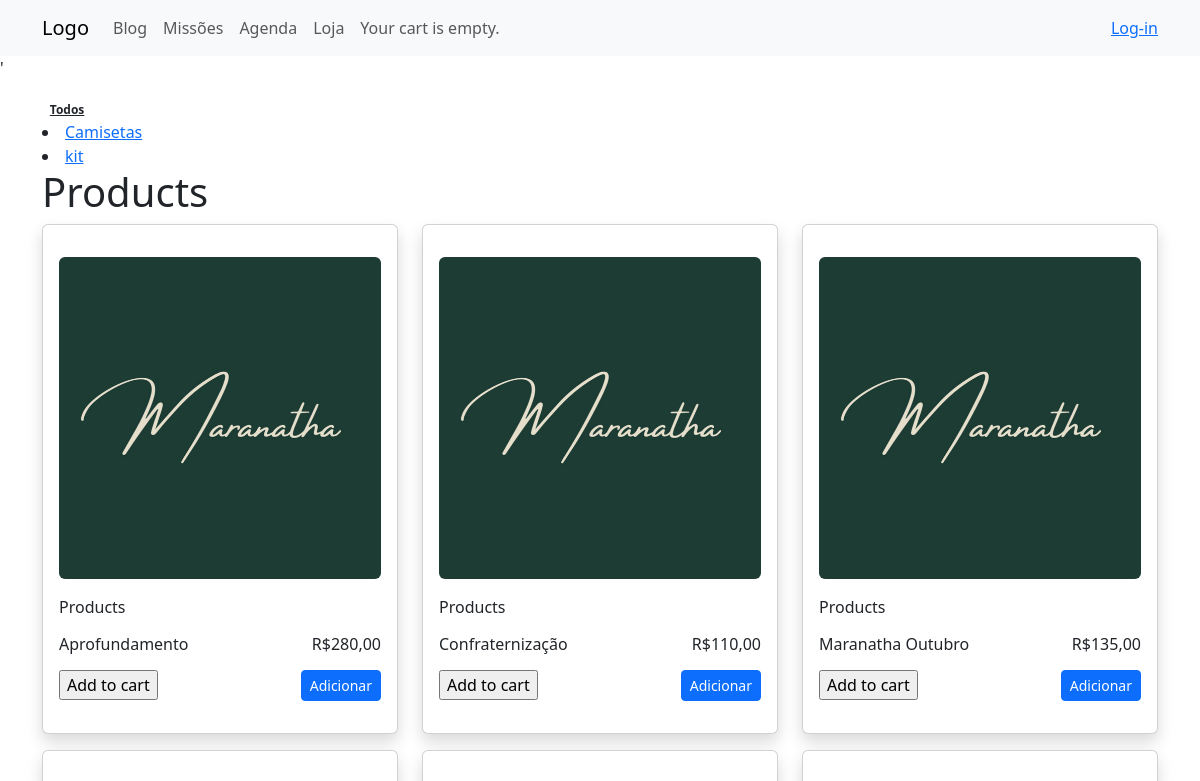
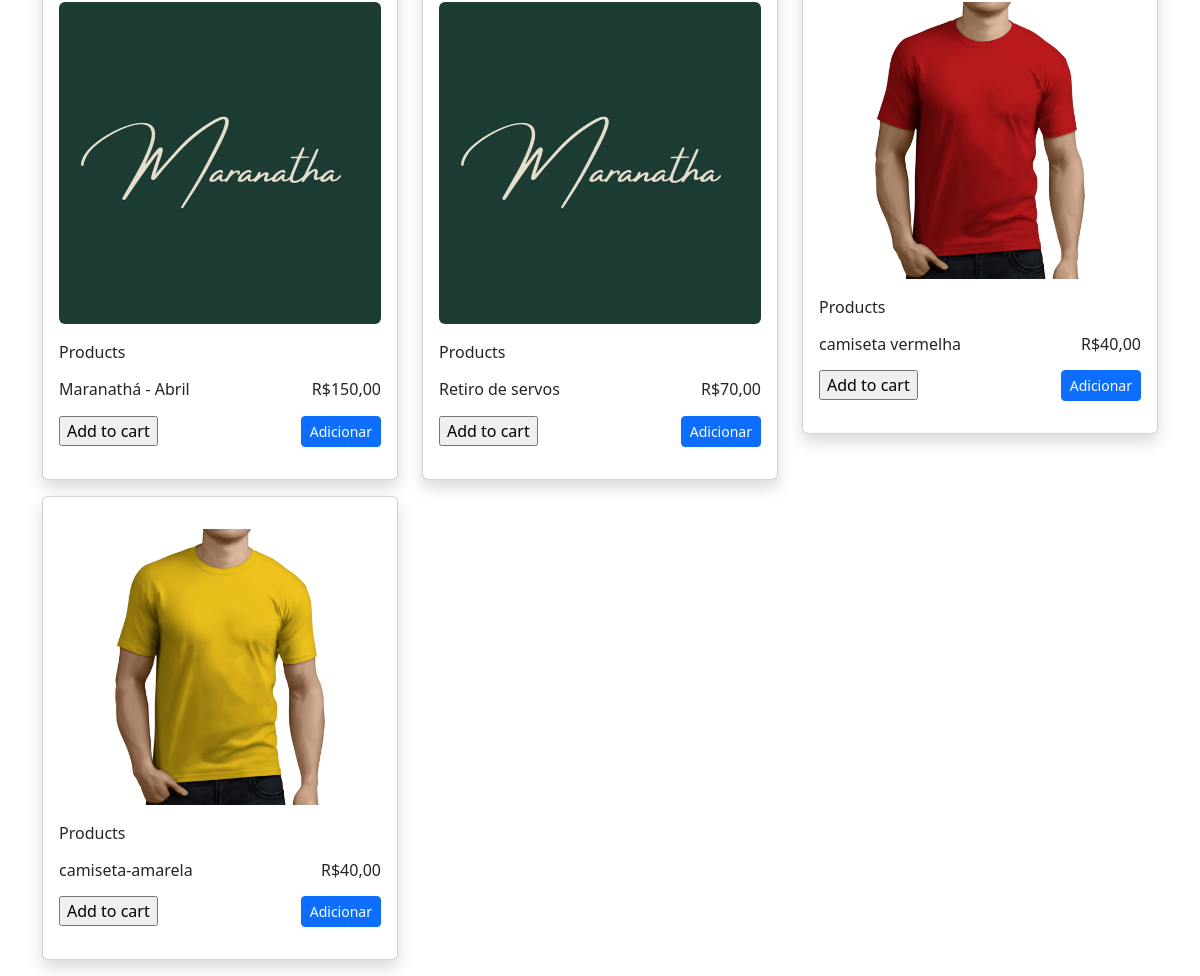
/store/, run on the app's committed database (2 pictures, top to bottom).
### store/models.py (models this page shows, shortened)
class Category(models.Model):
    name = models.CharField(max_length=200)
    slug = models.SlugField(max_length=200, unique=True)
    class Meta:
        ordering = ['name']
        indexes = [
            models.Index(fields=['name']),
        ]
        verbose_name = 'categoria'
        verbose_name_plural = 'categorias'
    def get_absolute_url(self):
        return reverse('store:product_list_by_category',
                       args=[self.slug])

class Product(models.Model):
    mission = models.ForeignKey(Mission, related_name='mission', on_delete=models.CASCADE)
    category = models.ForeignKey(Category, related_name='products', on_delete=models.CASCADE)
    name = models.CharField(max_length=200)
    slug = models.SlugField(max_length=200)
    image = models.ImageField(upload_to='products/%Y/%m/%d', blank=True)
    description = models.TextField(blank=True)
    price = models.DecimalField(max_digits=10, decimal_places=2)
    available = models.BooleanField(default=True)
    created = models.DateTimeField(auto_now_add=True)
    updated = models.DateTimeField(auto_now=True)
    class Meta:
        ordering = ['name']
        indexes = [
            models.Index(fields=['id', 'slug']),
            models.Index(fields=['name']),
            models.Index(fields=['-created']),
        ]
    def get_absolute_url(self):
        return reverse('store:product_detail',
                       args=[self.id, self.slug])

### store/views.py (the view)
# urls.py: path('', views.product_list, name='product_list'),
def product_list(request, category_slug=None):
    category = None
    categories = Category.objects.all()
    products = Product.objects.filter(available=True)
    if category_slug:
        category = get_object_or_404(Category,
                                     slug=category_slug)
        products = products.filter(category=category)
    return render(request,
                  'store/product/list.html',
                  {'category': category,
                   'categories': categories,
                   'products': products})

### cart/cart.py (called while the page is built)
    def __len__(self):
        return sum(item['quantity'] for item in self.cart.values())

### cart/context_processors.py (called while the page is built)
def cart(request):
    return {'cart': Cart(request)}

### store/templates/store/product/list.html (shortened to what this page needs)
{% extends "base.html" %}
{% load blog_tags %}
{% load static %}
{% block body %}
<div>
    <div>
      <div>
        {% if not category %}
            <a href="{% url 'store:product_list' %}" class="badge badge-light text-dark">Todos</a>
        {% else %}
            <a href="{% url 'store:product_list' %}" class="badge badge-primary">Todos</a>
        {% endif %}
      </div>
      {% for c in categories %}
        <li >
          <a href="{{ c.get_absolute_url }}">{{ c.name }}</a>
        </li>
      {% endfor %}
    </div>
</div>
  <div id="main" class="product-list">
    <h1>{% if category %}{{ category.name }}{% else %}Products
    {% endif %}</h1>
    <div class="row">
        {% for product in products %}
            <div class="col-12 col-md-4 mb-3">
                <div class="card shadow pt-3">
                    <div class="card-body">
                        <div class="mb-3">
                            <a href="{{ product.get_absolute_url }}">
                                <img src="{% if product.image %}{{ product.image.url }}{% else %}{% static 'img/no_image.png' %}{% endif %}" class="rounded img-fluid w-100">
                            </a>
                        </div>
                        <div class="mb-3 d-flex justify-content-between">
                            <div>
                                {% if category %}
                                    {{ category.name }}
                                {% else %}
                                    Products
                                {% endif %}
                            </div>
                        </div>
                        <div class="mb-3">
                            <h6 class="d-flex justify-content-between">
                                <div>{{ product.name }}</div>
                                <div>R${{ product.price }}</div>
                            </h6>
                        </div>
                        <div class="mb-3 d-flex justify-content-between">
                            <div>
                                <form action="{% url "cart:cart_add" product.id %}" method="post">
                                    <input type="submit" value="Add to cart">
                                </form>
                            </div>
                            <div>
                                <button type="button" class="btn btn-primary btn-sm">Adicionar</button>
                            </div>
                        </div>
                    </div>
                </div>
            </div>
            {% endfor %}
    </div>
  </div>
{% endblock %}

### data on the page
Category: name "Camisetas"
Category: name "kit"
Product: image (picture), name "Aprofundamento", price "280,00"
Product: image (picture), name "Confraternização", price "110,00"
Product: image (picture), name "Maranatha Outubro", price "135,00"
Product: image (picture), name "Maranathá - Abril", price "150,00"
Product: image (picture), name "Retiro de servos", price "70,00"
Product: image (picture), name "camiseta vermelha", price "40,00"
Product: image (picture), name "camiseta-amarela", price "40,00"
